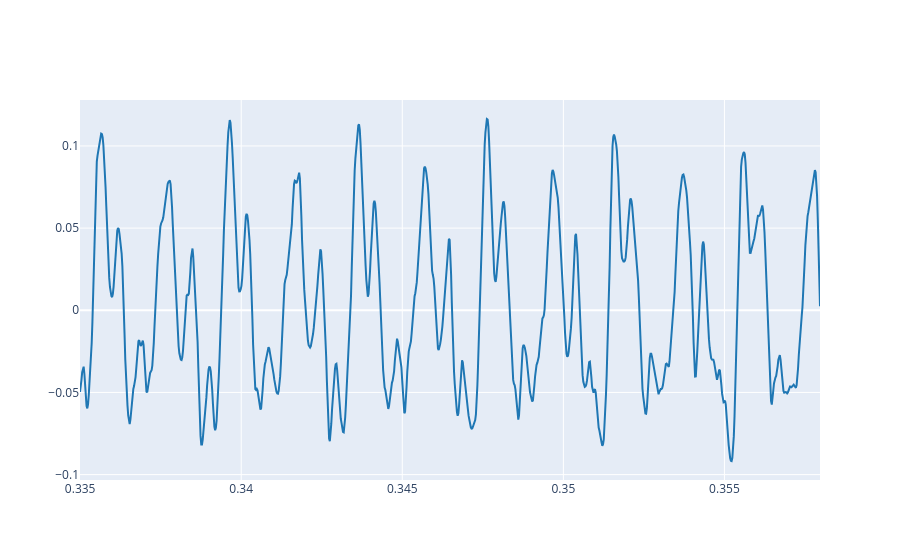
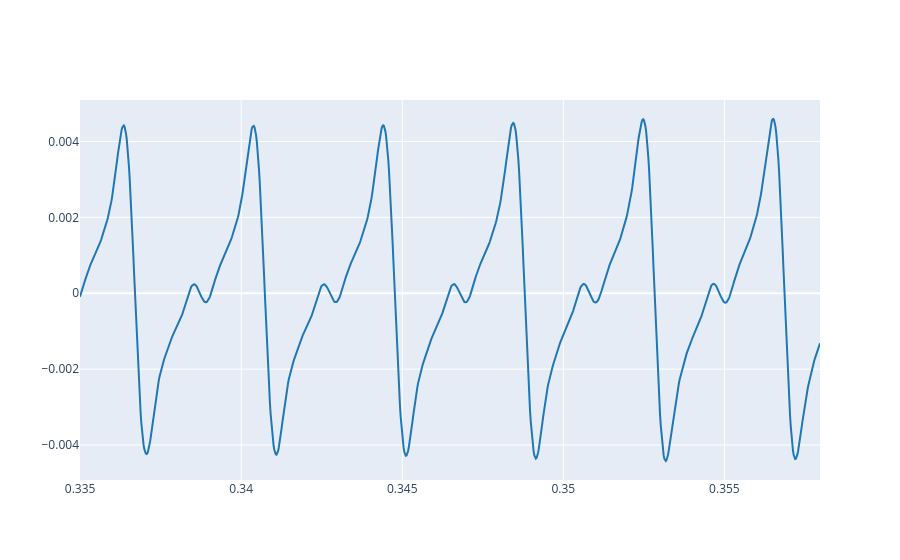

Here is the notebook cell these charts were saved with, in order:
### Markdown cell above
1.2 Plot both reference and synthesised signal.

### Code cell
# Write your code here
# plot reference
plot_signals(ref, fs, t_start, t_end, name="Reference")

# plot synthesized with envelope
plot_signals(synth_env, fs, t_start, t_end, name="Synthesized with envelope")

### Figure 1 — Plotly figure (JSON) as saved in the notebook; plotly's stock layout.template omitted (floating-point values rounded to 4 significant figures; data arrays with more than 128 entries replaced by an {"elided": "..."} marker saying what was removed)
{"data": [{"line": {"color": "#1f77b4", "shape": "linear"}, "mode": "lines", "name": "Reference 0", "type": "scatter", "x": {"elided": "1014 float values"}, "y": {"elided": "1014 float values"}}], "layout": {}}

### Figure 2 — Plotly figure (JSON) as saved in the notebook; plotly's stock layout.template omitted (floating-point values rounded to 4 significant figures; data arrays with more than 128 entries replaced by an {"elided": "..."} marker saying what was removed)
{"data": [{"line": {"color": "#1f77b4", "shape": "linear"}, "mode": "lines", "name": "Synthesized with envelope 0", "type": "scatter", "x": {"elided": "1014 float values"}, "y": {"elided": "1014 float values"}}], "layout": {}}
